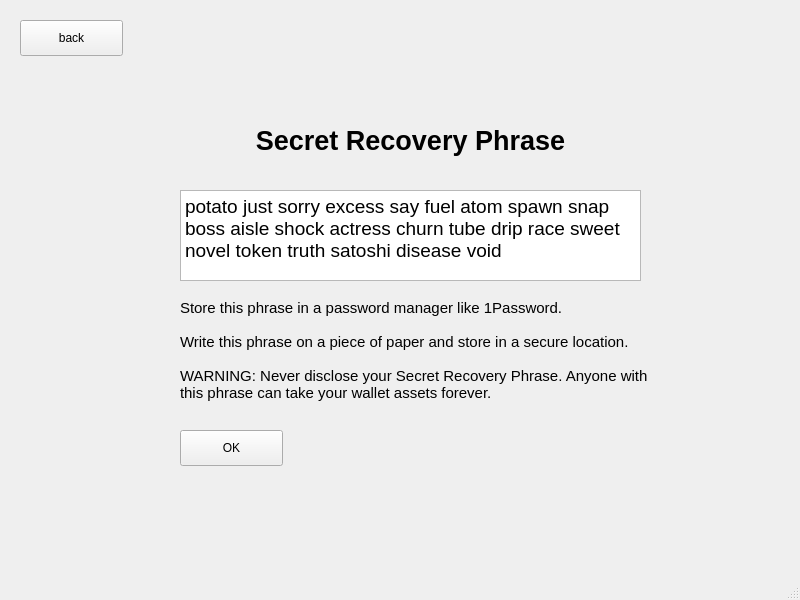
<?xml version="1.0" encoding="UTF-8"?>
<ui version="4.0">
 <class>CreateWalletWindow</class>
 <widget class="QMainWindow" name="CreateWalletWindow">
  <property name="geometry">
   <rect>
    <x>0</x>
    <y>0</y>
    <width>800</width>
    <height>600</height>
   </rect>
  </property>
  <property name="windowTitle">
   <string>Secret Recovery Phrase</string>
  </property>
  <widget class="QWidget" name="centralwidget">
   <widget class="QPushButton" name="backBT">
    <property name="geometry">
     <rect>
      <x>20</x>
      <y>20</y>
      <width>103</width>
      <height>36</height>
     </rect>
    </property>
    <property name="text">
     <string>back</string>
    </property>
   </widget>
   <widget class="QLabel" name="label_2">
    <property name="geometry">
     <rect>
      <x>180</x>
      <y>70</y>
      <width>461</width>
      <height>141</height>
     </rect>
    </property>
    <property name="font">
     <font>
      <pointsize>20</pointsize>
      <weight>75</weight>
      <italic>false</italic>
      <bold>true</bold>
     </font>
    </property>
    <property name="text">
     <string>Secret Recovery Phrase</string>
    </property>
    <property name="textFormat">
     <enum>Qt::AutoText</enum>
    </property>
    <property name="alignment">
     <set>Qt::AlignCenter</set>
    </property>
   </widget>
   <widget class="QTextBrowser" name="phraseBrowser">
    <property name="geometry">
     <rect>
      <x>180</x>
      <y>190</y>
      <width>461</width>
      <height>91</height>
     </rect>
    </property>
    <property name="html">
     <string>&lt;!DOCTYPE HTML PUBLIC &quot;-//W3C//DTD HTML 4.0//EN&quot; &quot;http://www.w3.org/TR/REC-html40/strict.dtd&quot;&gt;
&lt;html&gt;&lt;head&gt;&lt;meta name=&quot;qrichtext&quot; content=&quot;1&quot; /&gt;&lt;style type=&quot;text/css&quot;&gt;
p, li { white-space: pre-wrap; }
&lt;/style&gt;&lt;/head&gt;&lt;body style=&quot; font-family:'Fira Sans'; font-size:11pt; font-weight:400; font-style:normal;&quot;&gt;
&lt;p style=&quot; margin-top:0px; margin-bottom:0px; margin-left:0px; margin-right:0px; -qt-block-indent:0; text-indent:0px;&quot;&gt;&lt;span style=&quot; font-size:14pt;&quot;&gt;potato just sorry excess say fuel atom spawn snap boss aisle shock actress churn tube drip race sweet novel token truth satoshi disease void&lt;/span&gt;&lt;/p&gt;&lt;/body&gt;&lt;/html&gt;</string>
    </property>
   </widget>
   <widget class="QLabel" name="label_3">
    <property name="geometry">
     <rect>
      <x>180</x>
      <y>280</y>
      <width>471</width>
      <height>141</height>
     </rect>
    </property>
    <property name="font">
     <font>
      <pointsize>11</pointsize>
      <weight>50</weight>
      <italic>false</italic>
      <bold>false</bold>
     </font>
    </property>
    <property name="text">
     <string>Store this phrase in a password manager like 1Password.

Write this phrase on a piece of paper and store in a secure location.

WARNING: Never disclose your Secret Recovery Phrase. Anyone with
this phrase can take your wallet assets forever.</string>
    </property>
    <property name="textFormat">
     <enum>Qt::AutoText</enum>
    </property>
    <property name="alignment">
     <set>Qt::AlignLeading|Qt::AlignLeft|Qt::AlignVCenter</set>
    </property>
   </widget>
   <widget class="QPushButton" name="okBT">
    <property name="geometry">
     <rect>
      <x>180</x>
      <y>430</y>
      <width>103</width>
      <height>36</height>
     </rect>
    </property>
    <property name="text">
     <string>OK</string>
    </property>
   </widget>
  </widget>
  <widget class="QStatusBar" name="statusbar"/>
 </widget>
 <resources/>
 <connections/>
</ui>
